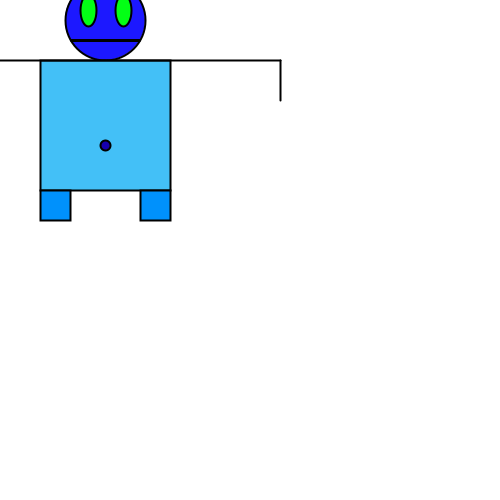
Frame 1 (no input)
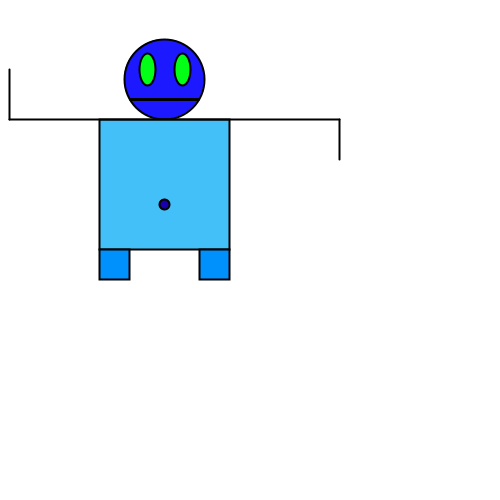
Frame 60 (the mouse pressed at the canvas centre just before this capture)
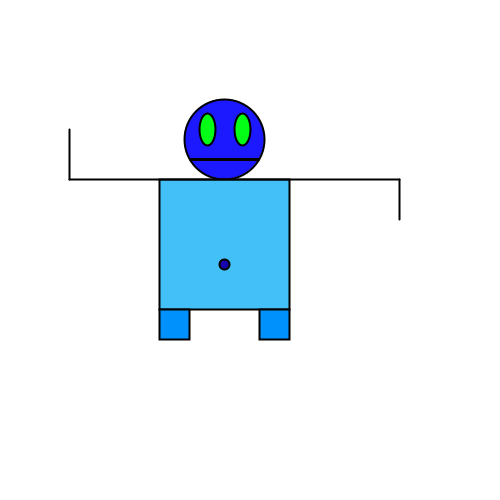
Frame 120 (the mouse held since frame 60 and released just before this capture)

The Processing sketch that drew these frames (run headless with seeded random() and noise(); from frame 60 on, the mouse is pressed at the canvas centre):

// Processing sketch: processing_123059
// ── processing_123059.pde

int monsterX;
int monsterY;


void setup(){
size(500,500);

}

void draw(){
strokeWeight(2);
background(255,255,255);
stroke(0);
ellipseMode(CENTER);

//hoofd
fill(28,24,255);
ellipse (monsterX+105, monsterY+20, 80, 80);

//buik
fill (67,192,247);
rect(monsterX+40,monsterY+60,130,130);

//voeten
fill (0,145,252);
rect(monsterX+40,monsterY+190,30,30);
rect(monsterX+140,monsterY+190,30,30);

//armen, mond en navel
line (monsterX-50,monsterY+60,monsterX+280,monsterY+60);
line (monsterX-50,monsterY+60,monsterX-50,monsterY+10);
line (monsterX+280,monsterY+60,monsterX+280,monsterY+100);
fill(22,0,175);
ellipse (monsterX+105,monsterY+145,10,10);
strokeWeight(3);
line(monsterX+71, monsterY+40, monsterX+139, monsterY+40);

// ogen
fill (3,255,21);
strokeWeight(2);
ellipse (monsterX+123,monsterY+10,16,32);
ellipse (monsterX+88,monsterY+10,16,32);

monsterX= monsterX+1;
monsterY = monsterY+1;




}
